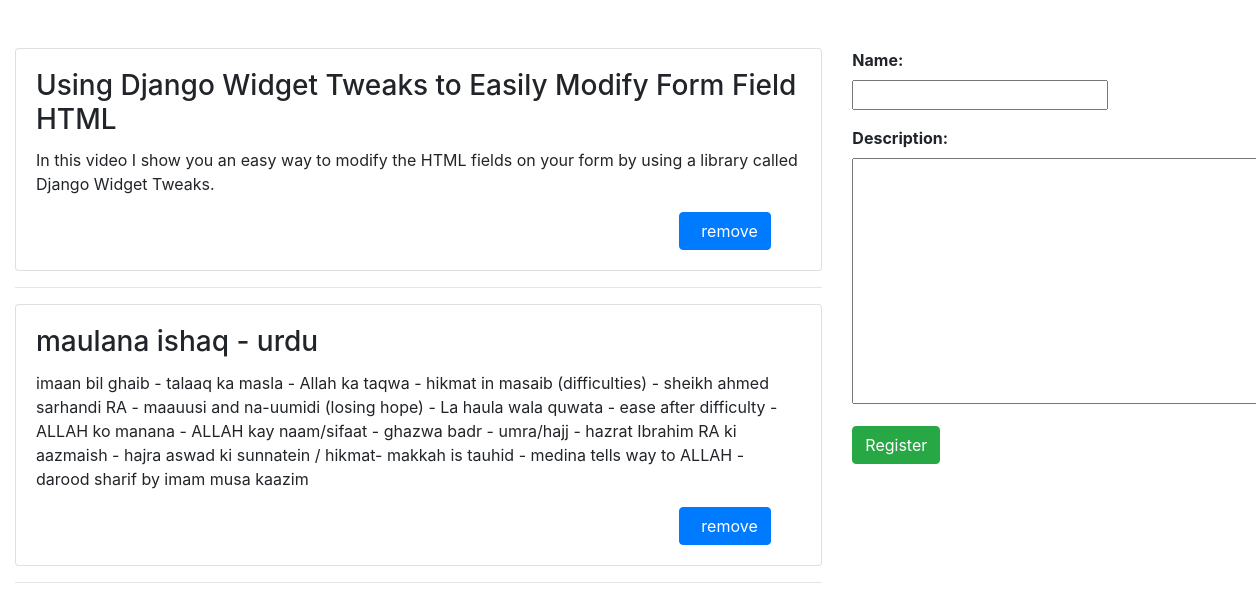
The page / on the database its author committed.
### todo/models.py (models this page shows, shortened)
class Todo(models.Model):
    name = models.CharField(max_length=100)
    description = models.TextField()
    class Meta:
        db_table = 'todo_app'

### todo/views.py (the view)
# urls.py: path('', views.index),
def index(request):
    item_list = Todo.objects.order_by("-id")
    if request.method == "POST":
        form = TodoForm(request.POST)
        if form.is_valid():
            form.save()
        return redirect("/")
    else:
        form = TodoForm
        page = {
            "form": form,
            "list": item_list,
            "title": "TODO LIST",
        }
    return render(request, 'todo/index.html', page)

### todo/templates/todo/index.html (shortened to what this page needs)
{% extends "todo/base.html" %}
{% block content %}
<div class="container-fluid mt-5">
    <div class="row">
        <div class="col-md-8">
            {% for i in list %}
            <div class="card">
                <div class="card-body">
                    <h3 class="card-title">{{i.name}}</h3>
                    <p class="card-text">{{i.description}}</p>
                    <form action="del/{{i.id}}" method="POST" style=" padding-right: 4%; padding-bottom: 3%;">
                        <button value="remove" type="submit" class="btn btn-primary" style="float: right;"> &nbsp; remove</button>
                    </form>
                </div>
            </div>
            <hr>
            {% endfor %}
        </div>
        <div class="col-md-4">
            <form method="POST" class="form-group">
                <label><b>Name:</b></label>
                <p>{{form.name}}</p>
                <label><b>Description:</b></label>
                <p>{{form.description}}</p>
                <button type="submit" class="btn btn-success">Register</button>
            </form>
        </div>
    </div>
</div>
{% endblock %}

### todo/templates/todo/base.html (shortened to what this page needs)
<!doctype html>
<html lang="en">
<head>
  <link rel="stylesheet" href="https://maxcdn.bootstrapcdn.com/bootstrap/4.0.0/css/bootstrap.min.css"
>
</head>
<body>
  {% block content %}
  {% endblock %}
</body>
</html>

### rows shown on the page
Todo: name "Using Django Widget Tweaks to Easily Modify Form Field HTML", description "In this video I show you an easy way to modify the HTML fields on your form by using a library called Django Widget Tweaks."
Todo: name "maulana ishaq - urdu", description "imaan bil ghaib - talaaq ka masla - Allah ka taqwa - hikmat in masaib (difficulties) - sheikh ahmed sarhandi RA - maauusi and na-uumidi (losing hope) - La haula wala quwata - ease after difficulty - ALLAH ko manana - ALLAH kay naam/sifaat - ghazwa badr - umra/hajj - hazrat Ibrahim RA ki aazmaish - hajra aswad ki sunnatein / hikmat- makkah is tauhid - medina tells way to ALLAH - darood sharif by imam musa kaazim"
